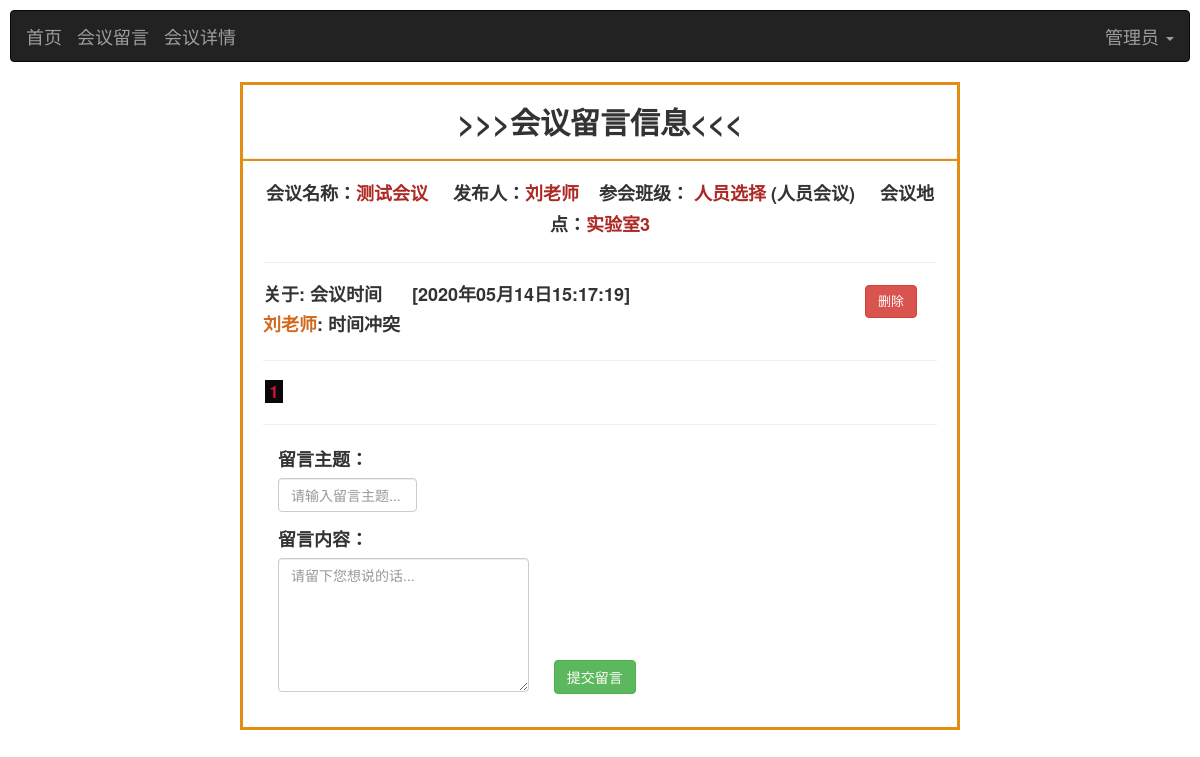
Page /meeting/boardMeeting/1/39/1 (signed in) on the committed database.
### base/models.py (models this page shows, shortened)
class User(AbstractUser):#继承内置模型User，并在User的基础上添加新字段
    USER_TYPE = (
        (0, "学生"),
        (1, "老师"),
        (2, "管理员"),#需根据user_type的字段类型进行设置
    )
    name = models.CharField('姓名', max_length=50,default='')
    introduce = models.TextField('简介', default='什么都没留下...')
    photo = models.ImageField('头像', blank=True, upload_to='images/user/')
    user_type = models.IntegerField('身份标识(0:学生/1:老师/2:管理员)',default=0,choices=USER_TYPE)
    user_banji=models.ForeignKey(Banji,on_delete=models.CASCADE, null=True,blank=True,verbose_name='用户班级')
    user_major=models.ForeignKey(Major,on_delete=models.CASCADE,null=True,blank=True,verbose_name='用户专业')

class Banji(models.Model):
    banji_name = models.CharField(default='',max_length=50, unique=True)
    banji_major = models.ForeignKey(Major, on_delete=models.CASCADE, null=False,verbose_name='班级的专业')
    class Meta:
        verbose_name = '班级'  # 模型类的名字
        verbose_name_plural = '班级'  # 模型类名字的复数形式，且优先显示

class Major(models.Model):
    major_name = models.CharField(default='',max_length=50, unique=True)
    major_department = models.ForeignKey(Department, null=False, on_delete=models.CASCADE,verbose_name='专业的学院')
    class Meta:
        verbose_name = '专业'  # 模型类的名字
        verbose_name_plural = '专业'  # 模型类名字的复数形式，且优先显示

class DateAndLab(models.Model):
    lab = models.ForeignKey(Lab, on_delete=models.CASCADE, null=False,verbose_name='实验室')
    meeting=models.ForeignKey(Meeting,on_delete=models.CASCADE,null=False,verbose_name='会议')
    start_week = models.IntegerField('开始周数',null=False)
    end_week = models.IntegerField('结束周数',null=False)
    start_day = models.IntegerField('开始星期',null=False)
    end_day = models.IntegerField('结束星期', null=False)
    start = models.IntegerField('开始节数',null=False)
    end = models.IntegerField('结束节数',null=False)
    class Meta:
        verbose_name = '会议时间地点'#模型类的名字
        verbose_name_plural = '会议时间地点'#模型类名字的复数形式，且优先显示

class Lab(models.Model):
    lab_name = models.CharField(default='', max_length=100,unique=True)
    class Meta:
        verbose_name = '实验室'  # 模型类的名字
        verbose_name_plural = '实验室'  # 模型类名字的复数形式，且优先显示

### meeting/models.py (models this page shows, shortened)
class Meeting(models.Model):
    meeting_name= models.CharField("会议名字",max_length=50)
    meeting_theme=models.CharField("会议主题",default="",max_length=50)
    meeting_user=models.ForeignKey(User,on_delete=models.CASCADE,null=False,verbose_name='会议发布者')
    meeting_banji=models.ForeignKey(Banji,on_delete=models.CASCADE,null=False,verbose_name='会议的班级')
    meeting_file=models.FileField("上传文件",blank=True,upload_to='upload/files/')
    filename=models.CharField("文件名",default="",max_length=50)
    filesize=models.IntegerField("文件大小",null=True,blank=True)
    create_date=models.DateTimeField("会议创建时间",default=timezone.now)#新增时自动获取当前日期
    class Meta:
        verbose_name = '会议'#模型类的名字
        verbose_name_plural = '会议'#模型类名字的复数形式，且优先显示

class BoardMeeting(models.Model):
    theme= models.CharField("会议留言的主题",max_length=100)
    content= models.TextField('会议留言内容',default='')
    date=models.DateTimeField("会议留言时间",default=timezone.now)#新增时自动获取当前日期
    user=models.ForeignKey(User,on_delete=models.CASCADE,null=False,verbose_name='留言用户')
    meeting = models.ForeignKey(Meeting, on_delete=models.CASCADE, null=False,verbose_name='留言的会议')
    class Meta:
        verbose_name = '会议留言'#模型类的名字
        verbose_name_plural = '会议留言'#模型类名字的复数形式，且优先显示

### meeting/views.py (the view, shortened to what this page needs)
# urls.py: path('boardMeeting/<int:id>/<int:meeting_id>/<int:page>',boardMeetingView,name='boardMeeting'),
@login_required(login_url='/')
def boardMeetingView(request, id, meeting_id, page):
    user = User.objects.get(id=id)
    meeting = Meeting.objects.get(id=meeting_id)
    dataAndlab = DateAndLab.objects.get(meeting_id=meeting_id)
    user = User.objects.get(id=id)
    if request.method == 'GET':
        Flag = False
        boards = BoardMeeting.objects.filter(meeting_id=meeting_id).order_by('-date')
        if boards.count() == 0:  # 该会议还没有留言
            Flag = True
        b = Paginator(boards, 3)
        try:
            pages = b.page(page)
        except PageNotAnInteger:
            pages = b.page(1)
        except EmptyPage:
            pages = b.page(b.num_pages)
        return render(request, 'boardMeeting.html', locals())

### templates/boardMeeting.html (shortened to what this page needs)
<!DOCTYPE html>
<html lang="en">
<head>
    {% load staticfiles %}
    <link rel="stylesheet" href="https://cdn.staticfile.org/twitter-bootstrap/3.3.7/css/bootstrap.min.css">
</head>
<body>
<div style="margin: 10px">
    <nav class="navbar navbar-inverse" role="navigation">
        <div class="container-fluid">
            <div class="navbar-header">
                <a class="navbar-brand" href="{% url 'index:index' id 1 %}">首页</a>
            </div>
            <div class="navbar-header">
                <a class="navbar-brand" href="{% url 'meeting:boardMeeting' id meeting_id page %}">会议留言</a>
            </div>
            <div class="navbar-header">
                <a class="navbar-brand" href="{% url 'meeting:detailMeeting' id meeting_id %}">会议详情</a>
            </div>
            <div>
                <ul class="nav navbar-nav navbar-right">
                    <li class="dropdown">
                        <a href="" class="dropdown-toggle" data-toggle="dropdown" style="font-size: 18px">
                            {% if user.name == "" %}
                                {{ user.username }}
                            {% else %}
                                {{ user.name }}
                            {% endif %}
                            <b class="caret"></b>
                        </a>
                    </li>
                </ul>
            </div>
        </div>
    </nav>
</div>
<br/>
<main style="margin-top:-20px;margin-bottom: 20px;margin-left: 240px;margin-right: 240px;border: solid;border-color: #e38d13">
    <div class="infosbox">
        <h2 style="text-align: center"><strong>>>>会议留言信息<<<</strong></h2>
        <hr style="background-color: #e38d13;height: 2px">
        <div style="margin: 20px">
            <p style="text-align: center;font-weight: bold;font-size: large">
                会议名称：<label style="color: #ac2925 ">{{ meeting.meeting_name }}</label>
                &nbsp&nbsp&nbsp&nbsp发布人：<label style="color: #ac2925 ">
                {{ meeting.meeting_user.name }}</label>&nbsp&nbsp&nbsp&nbsp参会班级：
                <label style="color: #ac2925 ">{{ meeting.meeting_banji.banji_name }}</label>
                ({{ meeting.meeting_banji.banji_major.major_name }})&nbsp&nbsp&nbsp&nbsp
                会议地点：<label style="color: #ac2925 ">{{ dataAndlab.lab.lab_name }}</label></p>
            <hr style="height: 2px">
            <h4 style="margin: 20px">
                {% for list in pages.object_list %}
                    <h4 style="font-weight: bold">
                        <p style="font-size: large">关于: {{ list.theme }}&nbsp&nbsp&nbsp&nbsp&nbsp
                            [{{ list.date | date:"Y年m月d日H:i:s" }}]
                            {% if user.user_type != 0 %}
                                <a href="{% url 'literature:deleteComment' id list.id %}">
                                    <button style="float: right; margin-right: 20px; font-size: small "
                                            type="button" class="btn btn-danger">删除
                                    </button>
                                </a>
                            {% endif %}</p>
                        <p><label style="color: chocolate">{{ list.user.name }}</label>: {{ list.content }}</p>
                    </h4>
                    <hr style="background-color: #e3e3e3">
                {% endfor %}
                <div class="pagelist" style="margin-left: 2px">
                    {% if pages.object_list %}
                        {% for page in pages.paginator.page_range %}
                            {% if pages.number == page %}
                                <a href="javascript:;" class="curPage" style="color: #080808;font-size: medium;
                            font-weight: bold;color: crimson ;background-color: #080808 ">&nbsp{{ page }}&nbsp</a>
                            {% else %}
                                <a href="{% url 'meeting:boardMeeting' id meeting_id page %}" style="color: #080808;font-size: medium;
                            font-weight: bold;background-color: #cccccc ">&nbsp{{ page }}&nbsp</a>
                            {% endif %}
                        {% endfor %}
                    {% endif %}
                </div>
                <hr style="height: 2px">
                <div class="gbox">
                    <form action="" method="post" name="board" onsubmit="return Check(document.board)">
                        <div class="col-sm-3">
                            <label for="theme" style="font-size: large">留言主题：</label>
                            <input name="theme" type="text" class="form-control" placeholder="请输入留言主题...">
                        </div>
                        <br/><br/><br/><br/>
                        <div class="col-sm-5">
                            <label for="content" style="font-size: large">留言内容：</label>
                            <textarea class="form-control" name="content" cols="43" rows="6" id="content"
                                      placeholder="请留下您想说的话..."></textarea>
                        </div>
                        <br/><br/><br/><br/><br/><br/><br/><br/>
                        <button style="margin-left: 10px; margin-top: -45px" type="submit" class="btn btn-success">
                            提交留言
                        </button>
                    </form>
                </div>
        </div>
    </div>
</main>
</body>
</html>

### rows in the picture
User: name "管理员"
Meeting: meeting_name "测试会议", meeting_user.name "刘老师", meeting_banji.banji_name "人员选择", meeting_banji.banji_major.major_name "人员会议"
DateAndLab: lab.lab_name "实验室3"
BoardMeeting: theme "会议时间", date "2020年05月14日15:17:19", user.name "刘老师", content "时间冲突"

### other values in the picture
{{ page }} "1"
